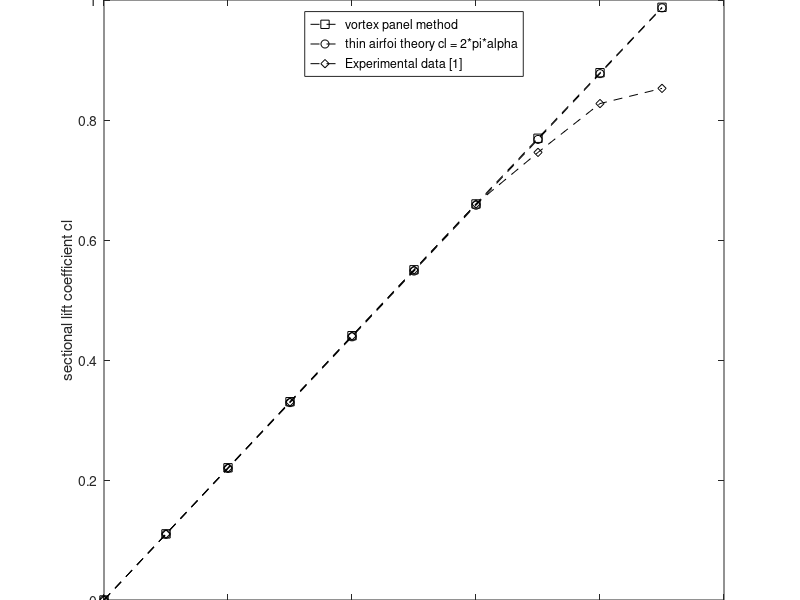

This chart was generated by the following MATLAB code:
clc;
%VORTEX PANEL CODE NACA 0012

%Defining initial condition for the problem
Rho = 1.225;                %freestream density
Vinf = 2.3536;              %free stream velocity
mu_if = 0.00001802;         %dynamic viscosity
alpha = pi/180*[0,1,2,3,4,5,6,7,8,9];       %Angle of attack in radians
Re = Rho*Vinf*1/mu_if;       %Reynolds number based on chord length 

%creating fine grid at locations of high curvature (Leading and Trailing
%edge) and coarse grid for remaining geometry.

x1 = linspace(0,0.25,80);       %from leading edge to quater chord (c/4)
x2 = linspace(0.25,0.75,50);    %(c/4 to 3c/4)
x2(1) = [];                     %to avoid repeating last element of x1 which is same as first element of x2
x3 = linspace(0.75,1,80);       %(3c/4) to trailing edge
x3(1) = [];                     %to avoid repeating last element of x1 which is same as first element of x2
x = [x1';x2';x3'];              %conocatenating all x coordinates
x = flip(x);

%calculating y coordinates from equation for the lower surface of NACA 0012
y = -0.594689181*(0.298222773*sqrt(x) - 0.127125232*x - 0.357907906*x.^2 + 0.291984971*x.^3 - 0.105174606*x.^4); 

X = flip(x);                    %reversing  the order of elements to calculate y coordinates for upper surface.

X(1,:) = [];                    %removing the coordinate (0,0) as it is already considered in lower surface.

%calculating y coordinates from equation for the upper surface of NACA 0012
Y = 0.594689181*(0.298222773*sqrt(X) - 0.127125232*X - 0.357907906*X.^2 + 0.291984971*X.^3 - 0.105174606*X.^4);
y = [y; Y];                     %conocatenating x and y coordinates for upper and lower surfaces.
x = [x; X];

%panels are indexed starting from lower surface near trailing edge and
%moving in counter-clockwise direction
N = length(x) - 1;              %Defining number of panels 

s = zeros(N,1);                 %matrix [s] for length of panel
for i = 1:N                     
    s(i) =  sqrt((x(i+1) - x(i))^2 + (y(i+1) - y(i))^2);
end

phi = zeros(N,1);               %matrix [phi] for angle w.r.t +X-axis matrix
for i = 1:N/2                   
    phi(i) = pi + atan((y(i+1)-y(i))/(x(i+1)-x(i)));    %formula is modified to get angle value w.r.t +x-axis
end

for i = (N/2)+1:N
    phi(i) = atan((y(i+1)-y(i))/(x(i+1)-x(i)));
    if phi(i) < 0               %formula is modified to get angle value w.r.t +x-axis
        phi(i) = 2*pi + phi(i); 
    end
end

xm = zeros(N,1);                %matrix [xm, ym] for control point of each panel.
ym = zeros(N,1);
for i = 1:N
    xm(i) = (x(i+1)+x(i))/2;
    ym(i) = (y(i+1)+y(i))/2;
end

%evaluating the coefficients of the integral term in set of equations
A = zeros(N,N);
B = zeros(N,N);
C = zeros(N,N);
D = zeros(N,N);
E = zeros(N,N);
I = zeros(N,N);

for i = 1:N
    for j = 1:N
        A(i,j) = -(xm(i) - x(j))*cos(phi(j)) - (ym(i) - y(j))*sin(phi(j)); 
        B(i,j) = (xm(i) - x(j))^2 + (ym(i) - y(j))^2;
        C(i,j) = -cos(phi(i) - phi(j));
        D(i,j) = (xm(i) - x(j))*cos(phi(i)) + (ym(i) - y(j))*sin(phi(i));
        E(i,j) = sqrt(abs(B(i,j) - A(i,j)^2));
     end
end

for i = 1:N
    for j = 1:N
        I(i,j) = (C(i,j)/2)*log((s(j)^2 + 2*A(i,j)*s(j) + B(i,j))/B(i,j)) + ((D(i,j)-A(i,j)*C(i,j))/sqrt(B(i,j)-A(i,j)^2))*(atan((s(j) + A(i,j))/E(i,j)) - atan(A(i,j)/sqrt(B(i,j)-A(i,j)^2)));
        if i == j               %condition to ensure that diagonal element of I are always 0 and not NaN. this is explained in the document.
            I(i,j) = 0;
        end
    end
end

%Imposing Kutta condition by removing equation for the Nth panel and adding
%gamma(1) + gamma(N) = 0

I(N,:) = zeros(1,N);
I(N,1) = 1;
I(N,N) = 1;

%calculating sectional lift coefficient for each angle of attack
cl = zeros(1,length(alpha));
for i = 1:length(alpha)
    v = 2*pi*Vinf*sin(phi-alpha(i));    %matrix [v] for RHS 2*pi*Vinf*sin(phi-alpha) terms. 
    v(N,1) = 0;                     %Last element of [v] will be zero due to kutta condition as discussed above.

    gamma = I\v;                    %solving gamma = inverse[I] * [v]
    Gamma = s .* gamma;             %total circulation = summation of (gamma * panel length) for all panels.

    cl(i) = -2*sum(Gamma)/Vinf;      %sectional lift coefficient = 2*total circulation/Vinf. sum(Gamma) will add all elements of Gamma.
end

%plotting results
disp("number of panel used = "+N)

plot(alpha*180/pi,cl,'k--s');              %plotting cl vs alpha
hold on;

%sectional lift coefficient from thin airfoil theory
CL = 2*pi*alpha;                    
plot(alpha*180/pi,CL,'k--o'); 

%sectional lift coefficient from the experimental data
ECL = [0, 0.11, 0.22, 0.33, 0.44, 0.55, 0.66, 0.746, 0.8274, 0.8527];   
plot(alpha*180/pi,ECL,'k--d');

legend('vortex panel method','thin airfoi theory cl = 2*pi*alpha','Experimental data [1]','Location','north');
xlabel("angle of attack in degrees");
ylabel("sectional lift coefficient cl");
title("cl vs angle of attack for NACA 0012 at Re = "+Re);
